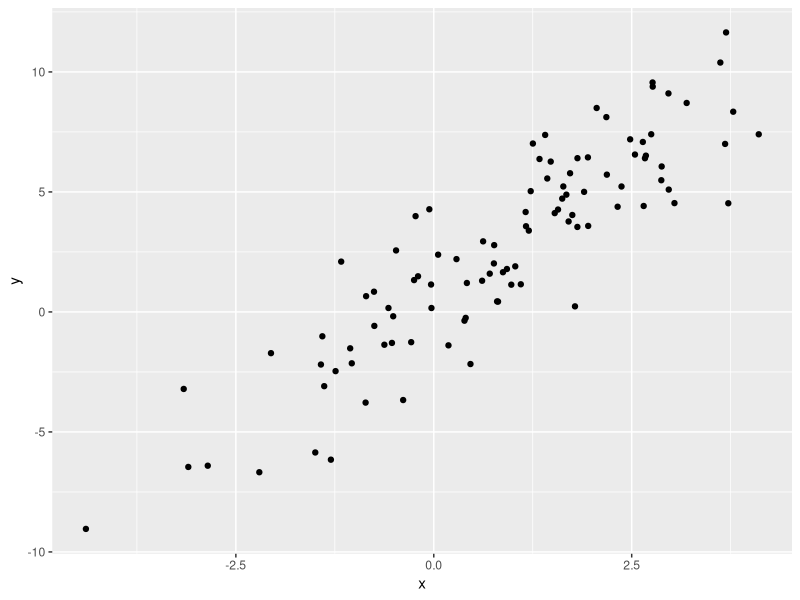
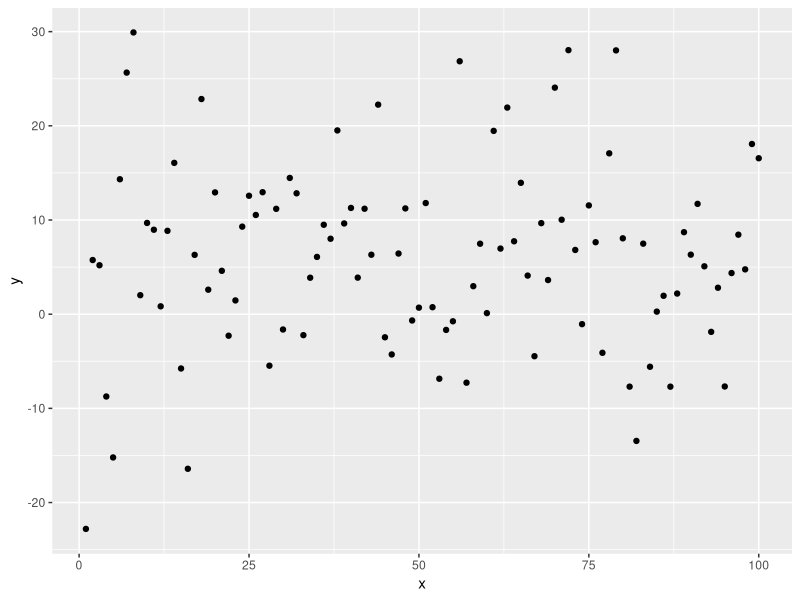
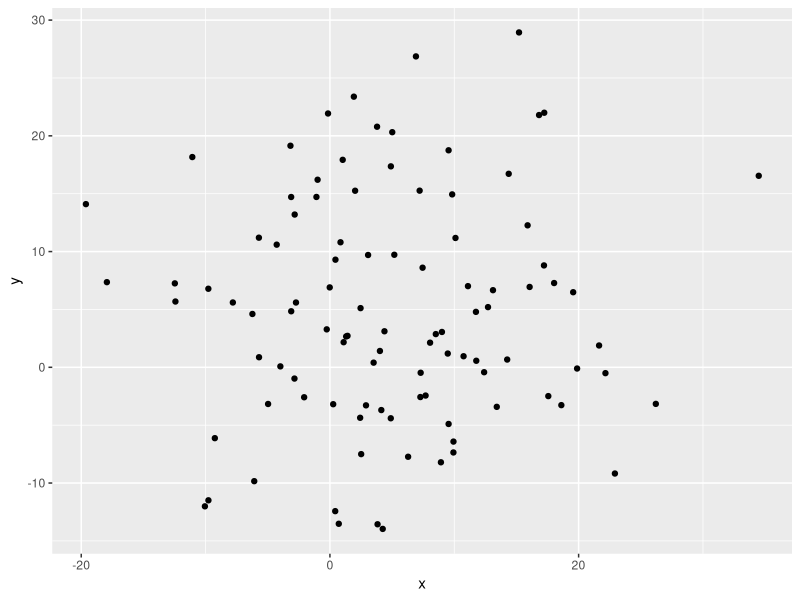
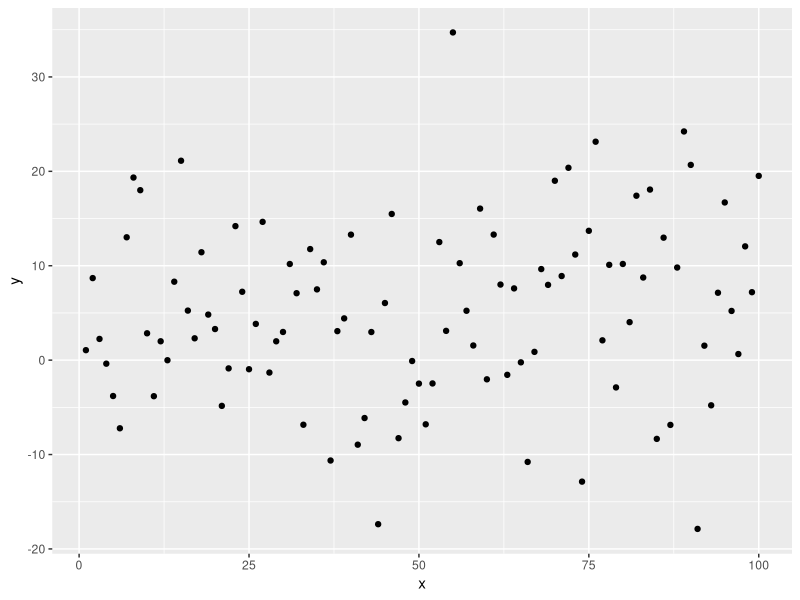

R code for these plots, in order: (Note: this script raises an error after producing the figures.)
## ---- chunk 1
library(ggplot2)
## ---- chunk 2
library(ggplot2); set.seed(32)
x <- rnorm(100, mean = 1, sd = 2)
y <- 2 * x + rnorm(100, mean = 1, sd = 2)
dt <- data.frame(x = x, y = y)
ggplot(data = dt, aes(x = x, y = y)) + geom_point()
cov(x, y)
## ---- chunk 3
x <- 1:100
y <- rnorm(100, mean = 5, sd = 10)
dt <- data.frame(x = x, y = y)
ggplot(data = dt, aes(x = x, y = y)) + geom_point()
cov(x, y)
## ---- chunk 4
x <- rnorm(100, mean = 5, sd = 10)
y <- rnorm(100, mean = 5, sd = 10)
dt <- data.frame(x = x, y = y)
ggplot(data = dt, aes(x = x, y = y)) + geom_point()

cor(x, y)
## ---- chunk 5
cor.test(x, y)
## ---- chunk 6
x <- 1:100
y <- rnorm(100, mean = 5, sd = 10)
dt <- data.frame(x = x, y = y)
ggplot(data = dt, aes(x = x, y = y)) + geom_point()
cor(x, y)
## ---- chunk 7
knitr::include_graphics('img/Correlation_examples.png')
## ---- chunk 8
summary(anscombe)

## ---- chunk 9
apply(anscombe, 2, mean)
apply(anscombe, 2, sd)
## ---- chunk 10
knitr::include_graphics("img/Anscombe's_quartet.png")
## ---- chunk 11
gender <- c(rep("Female", 50), rep("Male", 50))
height <- vector(mode = "numeric", length = 100)
for (i in 1:100){
  if(gender[i] == "Female"){
      height[i] <- 161.3 + rnorm(1, 0, 6)
  }else{
    height[i] <- 175 + rnorm(1, 0, 7)
  }
}
data <- data.frame(gender = gender, height = height)

## ---- chunk 12
mean(data[, "height"])

mean(data[data[, "gender"] == "Female", "height"])
## ---- chunk 13
ggplot(data = data, aes(x = height)) + geom_density() + 
  geom_density(aes(x = height, color = gender))
## ---- chunk 14
sd(data[, "height"])
sd(data[data[, "gender"] == "Female", "height"])
## ---- chunk 15
knitr::include_graphics("img/Normal_Distribution_PDF.png")
## ---- chunk 16
chisq1 <- rchisq(1000, df = 2)
chisq2 <- rnorm(1000, 0, 1) ^ 2 + 
  rnorm(1000, 0, 1) ^ 2
data <- data.frame(x = 1:1000, chisq1 = chisq1, 
                   chisq2 = chisq2)
ggplot(data = data, aes(x= chisq1)) + geom_density() + 
  geom_density(aes(x = chisq2), colour = "red")

